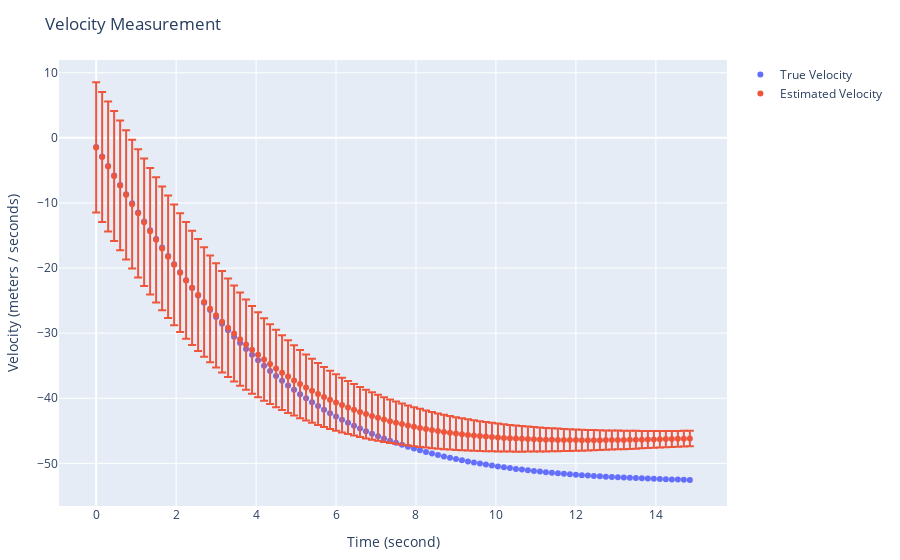

Notebook code cell kept with this figure:
### Code cell
plot(
    [
        # True velocity
        scatter(
            mode="markers",
            x=time_axis_sec,
            y=[tr_st[2] for tr_st in true_state_fcn_time],
            name="True Velocity"
        ),
        # Estimated velocity
        scatter(
            mode="markers",
            x=time_axis_sec,
            y=[s.state[2] for s in states_fcn_time],
            error_y=attr(
                type="data",
                array=[sqrt(s.cov[2, 2]) for s in states_fcn_time]
            ),
            name="Estimated Velocity"
        )
    ],
    Layout(
        title="Velocity Measurement",
        xaxis_title="Time (second)",
        yaxis_title="Velocity (meters / seconds)",
        legend_title="Legend Title",
    ),
    config=PlotConfig(scrollZoom=true)
)
